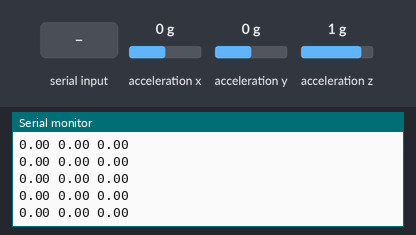
The sketch below on a simulated Arduino Leonardo, built with avr-gcc and run on an emulated ATmega32U4. Shown: the last lines printed to the serial monitor. The test bench sets the inputs (shaded band); at power-on: acceleration x 0 g, acceleration y 0 g, acceleration z 1 g.

Above: at 1.2 s.
1.3 s: acceleration x set to -1.4 g
4.3 s: "90,45\n" received over Serial
At 5.1 s:
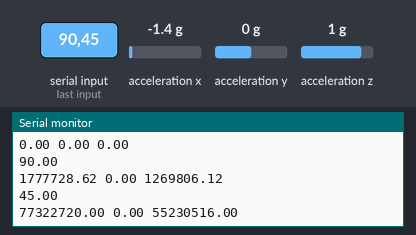
5.8 s: "30,150\n" received over Serial
At 6.6 s:
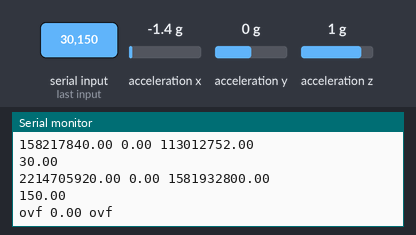
8.3 s: acceleration y set to -1.4 g
At 9.3 s:
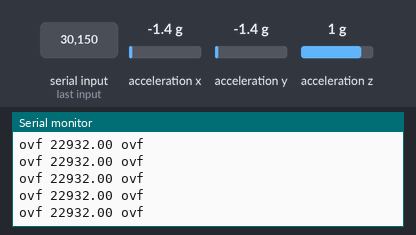
9.8 s: acceleration y set to -0.8 g
At 10.9 s:
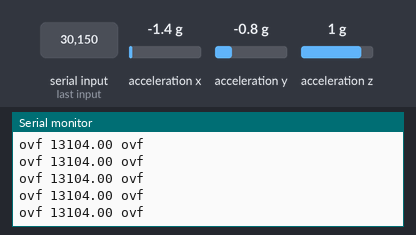
Timing chart, 0 to 11.8 s (numbered marks = the images above; inputs shaded):
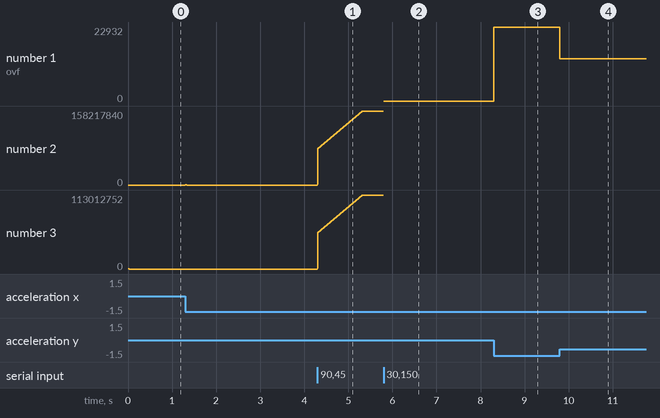

Measured:
- after the input at 4.3 s, the serial monitor: prints a new line at once (image 1)
- after the input at 5.8 s, the serial monitor: prints a new line at once (image 2)
- after the input at 8.3 s, the serial monitor: prints a new line at once (image 3)
- after the input at 9.8 s, the serial monitor: prints a new line at once (image 4)
- plotted number 1: 0 → 22932 after the input at 8.3 s, 22932 → 13104 after the input at 9.8 s
- plotted number 2: 0 → 158217840 after the input at 4.3 s
- plotted number 3: 0 → 113012752 after the input at 4.3 s

The sketch:

Bump_Detection.ino
```cpp
// Basic demo for accelerometer readings from Adafruit LIS3DH

#include <Wire.h>
#include <SPI.h>
#include <Adafruit_LIS3DH.h>
#include <Adafruit_Sensor.h>

// Used for software SPI
#define LIS3DH_CLK 13
#define LIS3DH_MISO 12
#define LIS3DH_MOSI 11
// Used for hardware & software SPI
#define LIS3DH_CS 10

// software SPI
Adafruit_LIS3DH lis = Adafruit_LIS3DH(LIS3DH_CS, LIS3DH_MOSI, LIS3DH_MISO, LIS3DH_CLK);
// hardware SPI
//Adafruit_LIS3DH lis = Adafruit_LIS3DH(LIS3DH_CS);
// I2C
//Adafruit_LIS3DH lis = Adafruit_LIS3DH();

#if defined(ARDUINO_ARCH_SAMD)
// for Zero, output on USB Serial console, remove line below if using programming port to program the Zero!
   //#define Serial SerialUSB
#endif

  float accelX, accelY, accelZ;
  float prevAccelX, prevAccelY, prevAccelZ;
  float deltaX, deltaY, deltaZ;
  float bumpVectorLength;

  float kFilteringFactor;// = .75;
  float sensitivityThreshold = 3.0;

  int x;
  String str;

void setup(void) {
#ifndef ESP8266
  //while (!Serial);     // will pause Zero, Leonardo, etc until serial console opens
#endif

  kFilteringFactor = .85;

  Serial.begin(9600);
  //Serial.println("LIS3DH test!");

  if (! lis.begin(0x18)) {   // change this to 0x19 for alternative i2c address
    Serial.println("Couldnt start");
    while (1);
  }
  //Serial.println("LIS3DH found!");

  lis.setRange(LIS3DH_RANGE_16_G);   // 2, 4, 8 or 16 G!

  //Serial.print("Range = "); Serial.print(2 << lis.getRange());
  //Serial.println("G");


}

void loop() {


  if(Serial.available() > 0)
    {
        //1str = Serial.readStringUntil('\n');
        kFilteringFactor= Serial.parseFloat();
        Serial.println(kFilteringFactor);
    }


  lis.read();      // get X Y and Z data at once

  sensors_event_t event;
  lis.getEvent(&event);

  prevAccelX = accelX;
  prevAccelY = accelY;
  prevAccelZ = accelZ;

  //accelX = event.acceleration.x - ( ( event.acceleration.x * kFilteringFactor ) + ( accelX * ( 1.0 - kFilteringFactor ) ) );
  //accelY = event.acceleration.y - ( ( event.acceleration.y * kFilteringFactor ) + ( accelY * ( 1.0 - kFilteringFactor ) ) );
  //accelZ = event.acceleration.z - ( ( event.acceleration.z * kFilteringFactor ) + ( accelZ * ( 1.0 - kFilteringFactor ) ) );

  accelX = lis.x - ( ( lis.x * kFilteringFactor ) + ( accelX * ( 1.0 - kFilteringFactor ) ) );
  accelY = lis.y - ( ( lis.y * kFilteringFactor ) + ( accelY * ( 1.0 - kFilteringFactor ) ) );
  accelZ = lis.z - ( ( lis.z * kFilteringFactor ) + ( accelZ * ( 1.0 - kFilteringFactor ) ) );

  deltaX = abs( ( accelX - prevAccelX ) );
  deltaY = abs( ( accelY - prevAccelY ) );
  deltaZ = abs( ( accelZ - prevAccelZ ) );

  bumpVectorLength = sqrt( sq( deltaX ) + sq( deltaY ) + sq( deltaZ ) );
/*
  if( bumpVectorLength > sensitivityThreshold ){

    Serial.print("Bump Detected! \tX: "); Serial.print(deltaX); Serial.print("\tY: "); Serial.print(deltaY); Serial.print("\tZ: "); Serial.print(deltaZ); Serial.print("\tLength: "); Serial.println(bumpVectorLength);
  }
  else{
    Serial.print("--\t--");
  }
  */
  Serial.print(deltaX);
  Serial.print(" ");
  Serial.print(deltaY);
  Serial.print(" ");
  Serial.println(deltaZ);

/*

  // Then print out the raw data
  Serial.print("X:  "); Serial.print(lis.x);
  Serial.print("  \tY:  "); Serial.print(lis.y);
  Serial.print("  \tZ:  "); Serial.print(lis.z);

  /* Or....get a new sensor event, normalized */
  //sensors_event_t event;
  //lis.getEvent(&event);

  /* Display the results (acceleration is measured in m/s^2) */
  //Serial.print("\t\tX: "); Serial.print(event.acceleration.x);
  //Serial.print(" \tY: "); Serial.print(event.acceleration.y);
 // Serial.print(" \tZ: "); Serial.print(event.acceleration.z);
  //Serial.print(" m/s^2 ");
  //Serial.print(" \tVal: "); Serial.println( sqrt( sq( event.acceleration.x )+ sq( event.acceleration.y ) + sq( event.acceleration.z ) ) );

  //Serial.print(" ");

  delay(1);
}
```
